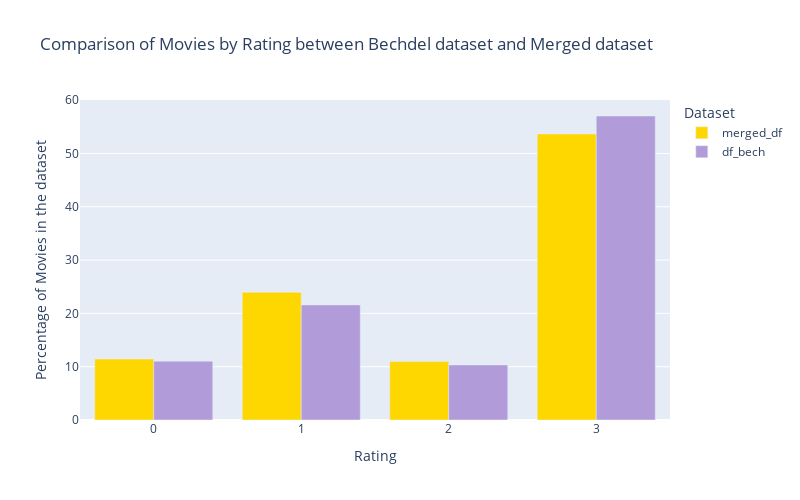

Here is the notebook cell this chart was saved with:
### Markdown cell above
Although the Bechdel test is about two 8 times smaller than CMU, it follows the same increasing trend with years. It appears that the CMU has no data after 2016, whereas Bechdel contains data until 2023. Thus, it won't be possible to perform analysis on the last five years.

### Code cell
merged_df_percentages = merged_df['rating'].value_counts(normalize=True) * 100
df_bech_percentages = df_bech['rating'].value_counts(normalize=True) * 100

# Create DataFrames for Plotly
df_merged_ly = pd.DataFrame({'Rating': merged_df_percentages.index, 'Percentage': merged_df_percentages.values, 'Dataset': 'merged_df'})
df_bech_ly = pd.DataFrame({'Rating': df_bech_percentages.index, 'Percentage': df_bech_percentages.values, 'Dataset': 'df_bech'})

# Concatenate the DataFrames
df_combined = pd.concat([df_merged_ly, df_bech_ly])


# Create grouped bar plot using Plotly Express
fig = px.bar(df_combined, x='Rating', y='Percentage', color='Dataset',
             color_discrete_map={'merged_df': '#FFD700', 'df_bech': '#B19CD9'},
             labels={'Percentage': 'Percentage of Movies in the dataset'},
             title='Comparison of Movies by Rating between Bechdel dataset and Merged dataset',
             barmode='group',  # Set barmode to 'group' for grouped bars
             width=800, height=500)

# Show the plot
fig.show()

# Save the plot as an HTML file
fig.write_html('comparison_rating_bech_merged.html')

### Figure 1 — Plotly figure (JSON) as saved in the notebook; plotly's stock layout.template omitted (floating-point values rounded to 4 significant figures)
{"data": [{"alignmentgroup": "True", "hovertemplate": "Dataset=merged_df<br>Rating=%{x}<br>Percentage of Movies in the dataset=%{y}<extra></extra>", "legendgroup": "merged_df", "marker": {"color": "#FFD700", "pattern": {"shape": ""}}, "name": "merged_df", "offsetgroup": "merged_df", "orientation": "v", "showlegend": true, "textposition": "auto", "type": "bar", "x": [3, 1, 0, 2], "xaxis": "x", "y": [53.66, 23.95, 11.43, 10.95], "yaxis": "y"}, {"alignmentgroup": "True", "hovertemplate": "Dataset=df_bech<br>Rating=%{x}<br>Percentage of Movies in the dataset=%{y}<extra></extra>", "legendgroup": "df_bech", "marker": {"color": "#B19CD9", "pattern": {"shape": ""}}, "name": "df_bech", "offsetgroup": "df_bech", "orientation": "v", "showlegend": true, "textposition": "auto", "type": "bar", "x": [3, 1, 0, 2], "xaxis": "x", "y": [57.03, 21.6, 11.04, 10.33], "yaxis": "y"}], "layout": {"barmode": "group", "height": 500, "legend": {"title": {"text": "Dataset"}, "tracegroupgap": 0}, "title": {"text": "Comparison of Movies by Rating between Bechdel dataset and Merged dataset"}, "width": 800, "xaxis": {"anchor": "y", "domain": [0, 1], "title": {"text": "Rating"}}, "yaxis": {"anchor": "x", "domain": [0, 1], "title": {"text": "Percentage of Movies in the dataset"}}}}
